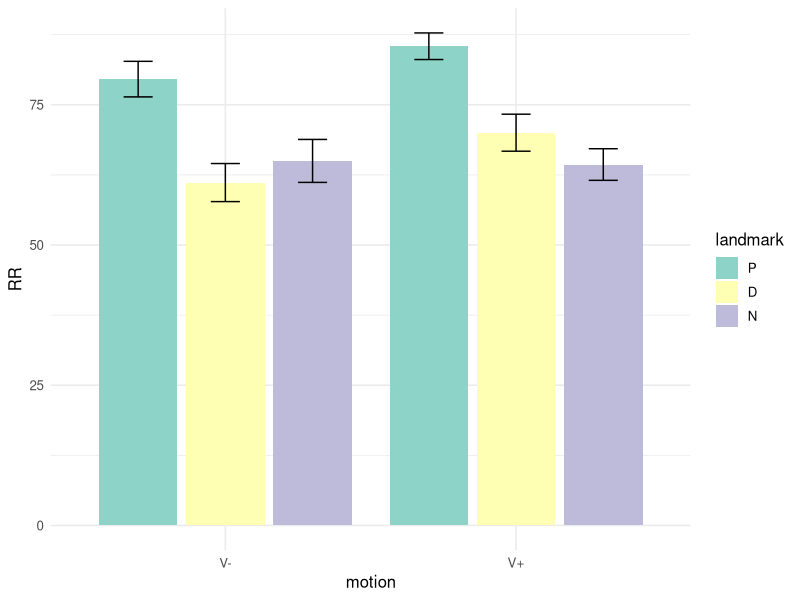
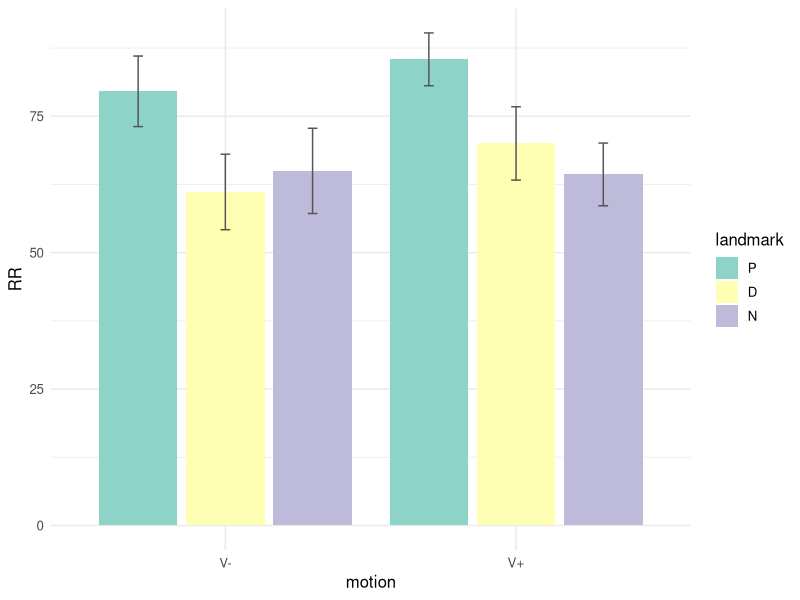
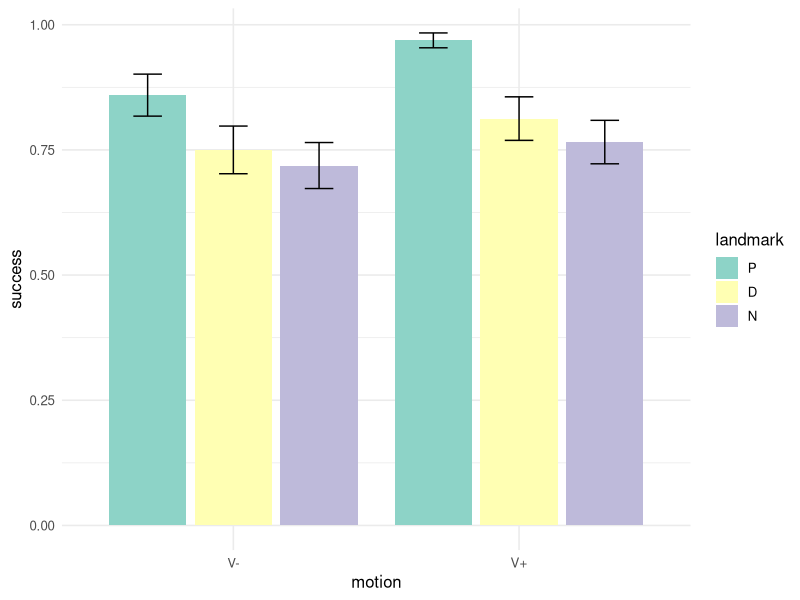
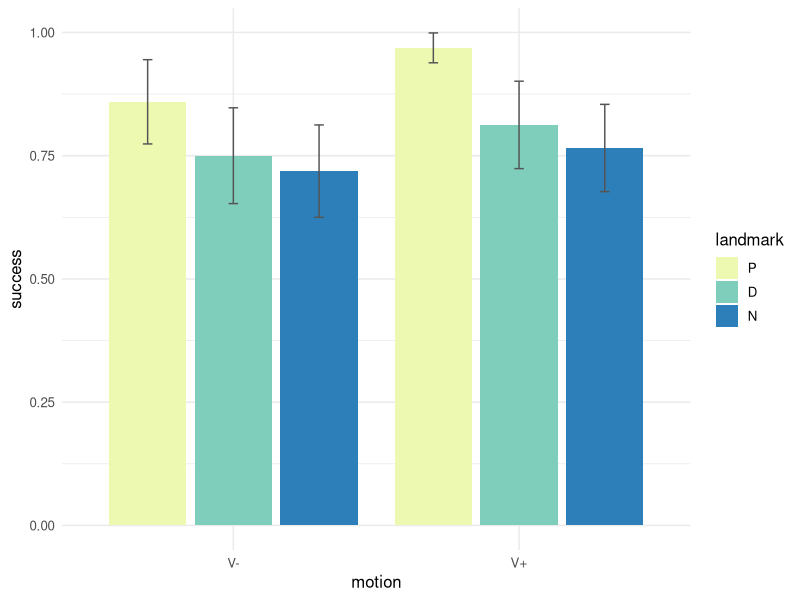

Generate these figures, in order, with R:
library(dtplyr)
library(readxl)
library(ggplot2)
library(data.table)
setwd("/Users/yaz/Desktop/M2")
data<- read_excel("M2_data.xlsx")

newdata <- aggregate(x = cbind(data$success,data$RR), by = list(landmark = data$landmark, Subject = data$Subject,motion = data$motion), FUN = mean)
setnames(newdata, "V1", "success")
setnames(newdata, "V2", "RR")

data_summary <- function(data, variable, groups){
  require(plyr)
  summary_func <- function(x, col){
    c(mean = mean(x[[col]], na.rm=TRUE),
      sd = sd(x[[col]], na.rm=TRUE))
  }
  summary<-ddply(data, groups, .fun=summary_func,variable)
  summary <- rename(summary, c("mean" = variable))
  return(summary)
}

#Plotting RR:

rrdata <- data_summary(newdata, variable="RR", groups=c("landmark", "motion"))
# calculating SE:
rrdata$size[1] = nrow(newdata[newdata$landmark == 'D' & newdata$motion=='V-',])
rrdata$size[2] = nrow(newdata[newdata$landmark == 'D' & newdata$motion=='V+',])
rrdata$size[3] = nrow(newdata[newdata$landmark == 'N' & newdata$motion=='V-',])
rrdata$size[4] = nrow(newdata[newdata$landmark == 'N' & newdata$motion=='V+',])
rrdata$size[5] = nrow(newdata[newdata$landmark == 'P' & newdata$motion=='V-',])
rrdata$size[6] = nrow(newdata[newdata$landmark == 'P' & newdata$motion=='V+',])

rrdata$se <- rrdata$sd/sqrt(rrdata$size)
# caalculating 95% CI based on normal distribtion:
rrdata$CI <- qt(0.975,df=rrdata$size-1)*rrdata$sd/sqrt(rrdata$size)

#changing the order
rrdata$landmark<-factor(rrdata$landmark,levels = c("P","D","N"),ordered=TRUE)

# plot RR based on SE
p <- ggplot(rrdata, aes(x=motion, y=RR, fill=landmark)) + 
  geom_bar(stat="identity", position="dodge2") +
  geom_errorbar(aes(ymin=RR-se, ymax=RR+se), width=.3,position=position_dodge(.9))

p + scale_fill_brewer(palette="Set3") + theme_minimal(base_size = 12)

# plot RR based on CI
p <- ggplot(rrdata, aes(x=motion, y=RR, fill=landmark)) + 
  geom_bar(stat="identity", position="dodge2") +
  geom_errorbar(aes(ymin=RR-CI, ymax=RR+CI), width=.1,color= "gray33", position=position_dodge(.9))

p + scale_fill_brewer(palette="Set3") + theme_minimal(base_size = 12)




###################Plotting Success##########################

scdata <- data_summary(newdata, variable="success", groups=c("landmark", "motion"))
# calculating SE:
scdata$size[1] = nrow(newdata[newdata$landmark == 'D' & newdata$motion=='V-',])
scdata$size[2] = nrow(newdata[newdata$landmark == 'D' & newdata$motion=='V+',])
scdata$size[3] = nrow(newdata[newdata$landmark == 'N' & newdata$motion=='V-',])
scdata$size[4] = nrow(newdata[newdata$landmark == 'N' & newdata$motion=='V+',])
scdata$size[5] = nrow(newdata[newdata$landmark == 'P' & newdata$motion=='V-',])
scdata$size[6] = nrow(newdata[newdata$landmark == 'P' & newdata$motion=='V+',])
scdata$se <- scdata$sd/sqrt(scdata$size)
# caalculating 95% CI based on normal distribtion:
scdata$CI <- qt(0.975,df=scdata$size-1)*scdata$sd/sqrt(scdata$size)

#changing the order
scdata$landmark<-factor(scdata$landmark,levels = c("P","D","N"),ordered=TRUE)

# plot success based on SE
p <- ggplot(scdata, aes(x=motion, y=success, fill=landmark)) + 
  geom_bar(stat="identity", position="dodge2") +
  geom_errorbar(aes(ymin=success-se, ymax=success+se), width=.3,position=position_dodge(.9))

p + scale_fill_brewer(palette="Set3") + theme_minimal(base_size = 12)

# plot success based on CI
p <- ggplot(scdata, aes(x=motion, y=success, fill=landmark)) + 
  geom_bar(stat="identity", position="dodge2") +
  geom_errorbar(aes(ymin=success-CI, ymax=success+CI), width=.1,color= "gray33",position=position_dodge(.9))

p + scale_fill_brewer(palette="YlGnBu") + theme_minimal(base_size = 12)
